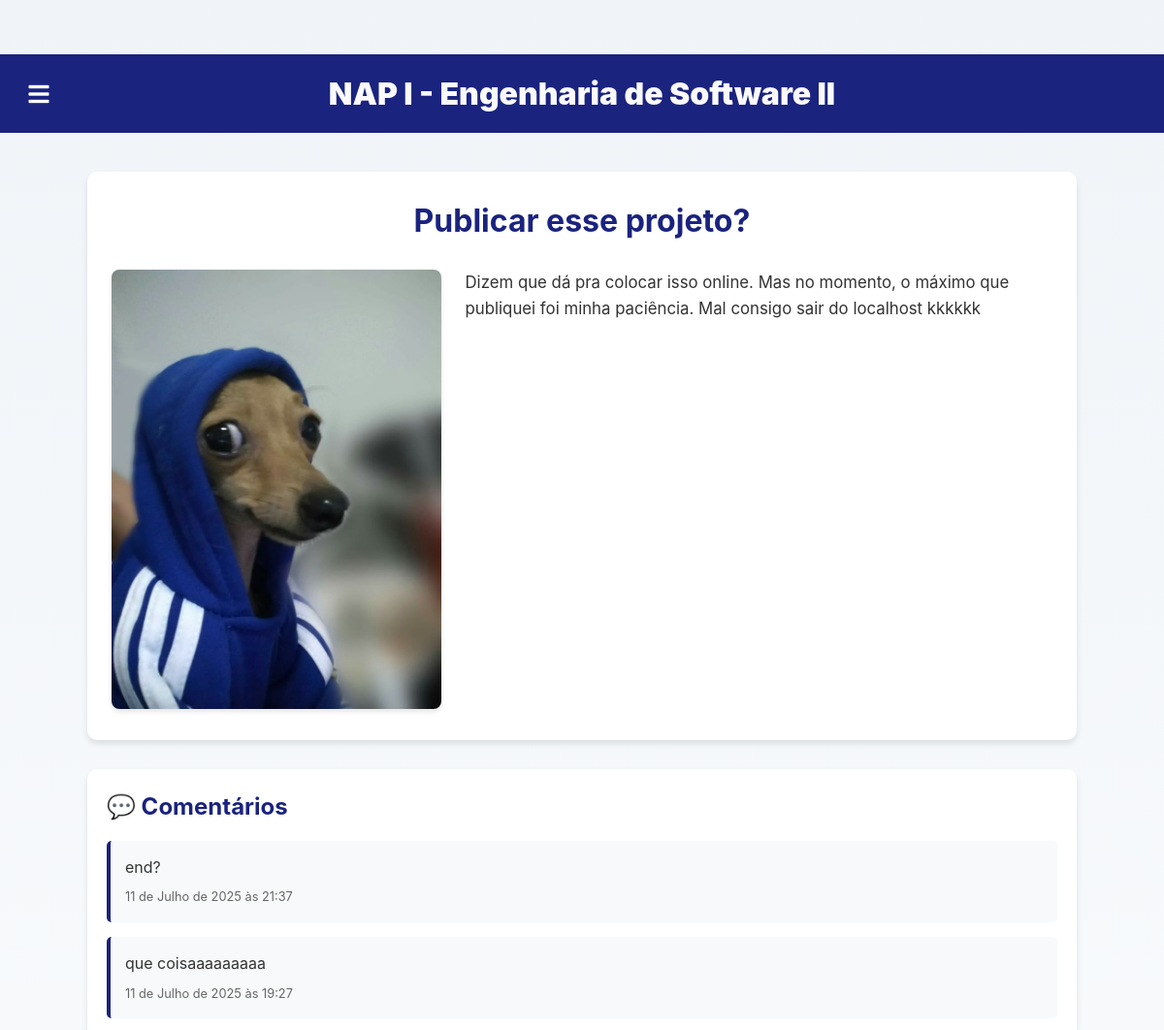
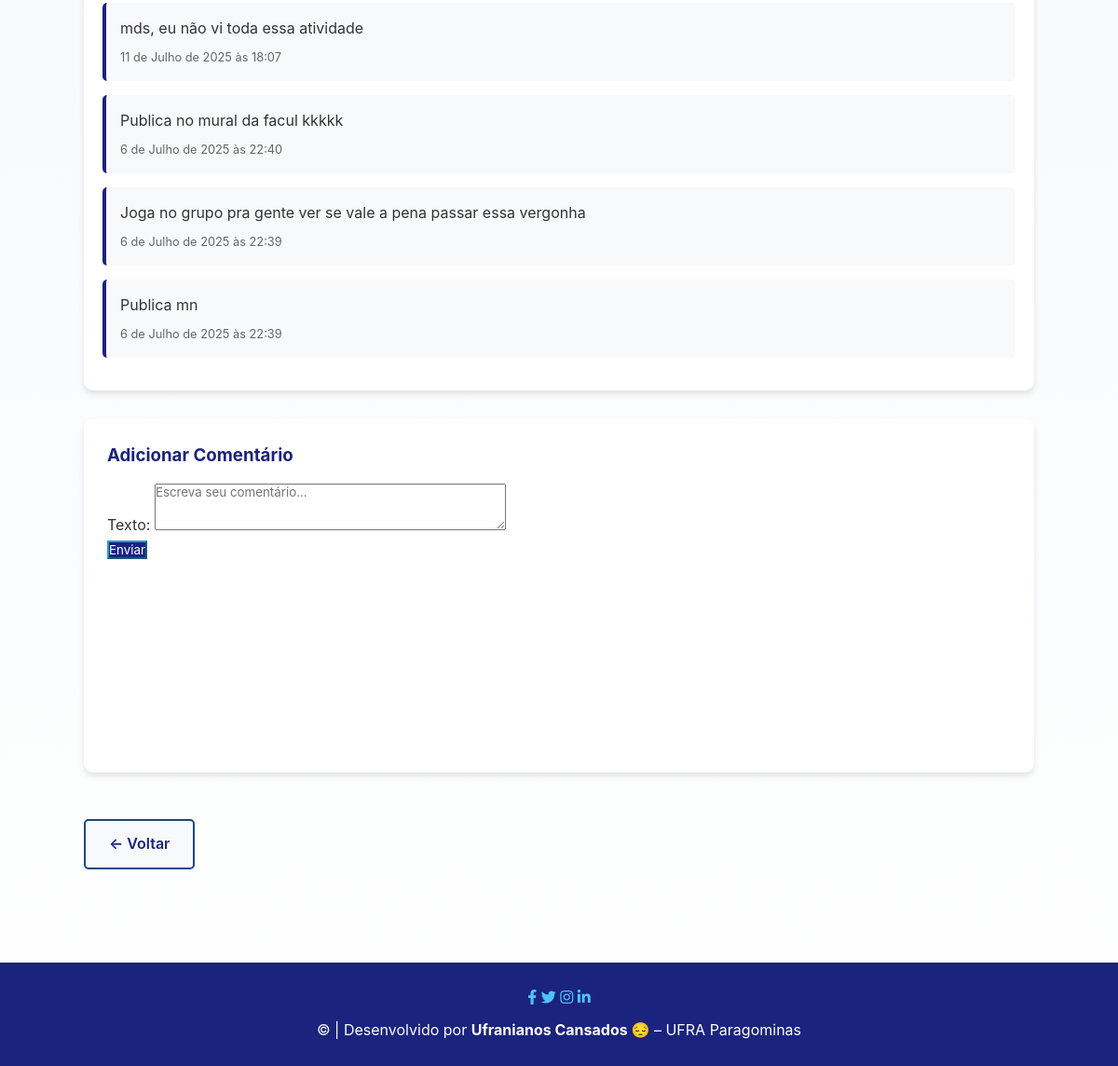
Page /4/ on the committed database (2 pictures, top to bottom).
### blog/models.py (models this page shows, shortened)
class Post(models.Model):
    titulo = models.CharField(max_length=200)
    texto = models.TextField()
    pub_date = models.DateTimeField(auto_now_add=True)
    imagem = models.ImageField(upload_to='imagens/')
    class Meta:
        verbose_name = 'Postagem'
        verbose_name_plural = 'Postagens'
        ordering = ['-pub_date']

class Comentario(models.Model):
    post = models.ForeignKey(Post, on_delete=models.CASCADE)
    texto = models.CharField(max_length=500)
    com_date = models.DateTimeField(auto_now_add=True)
    class Meta:
        verbose_name = 'Comentário'
        verbose_name_plural = 'Comentários'
        ordering = ['-com_date']

### blog/views.py (the view)
# urls.py: path('<int:post_id>/', views.detalhes, name='detalhes'),
def detalhes(request, post_id):
    post = get_object_or_404(Post, pk=post_id)
    comentarios = Comentario.objects.filter(post=post)
    if request.method == 'POST':
        form = ComentarioForm(request.POST)
        if form.is_valid():
            comentario = form.save(commit=False)
            comentario.post = post
            comentario.save()
            messages.success(request, '✔ Comentário adicionado com sucesso!')
            return redirect('index')
    else:
        form = ComentarioForm()
    return render(request, 'blog/detalhes.html', {
        'post': post,
        'comentarios': comentarios,
        'form': form
    })

### blog/forms.py
class ComentarioForm(forms.ModelForm):
    class Meta:
        model = Comentario
        fields = ['texto']
        widgets = {
            'texto': forms.Textarea(attrs={'rows': 3, 'placeholder': 'Escreva seu comentário...'}),
        }

### blog/templates/blog/detalhes.html (shortened to what this page needs)
{% extends 'blog/base.html' %}
{% load static %}
{% block content %}
<div class="container">
    <div class="card detalhe-card">
        <h1 class="card-title">{{ post.titulo }}</h1>
        <div class="post-content">
            {% if post.imagem %}
            <div class="post-image-container">
                <img src="{{ post.imagem.url }}" alt="{{ post.titulo }}" class="post-image">
            </div>
            {% endif %}
            <div class="post-text">
                <p class="card-text">{{ post.texto }}</p>
            </div>
        </div>
    </div>
    <div class="card comentarios-card">
        <h2>💬 Comentários</h2>
        {% for comentario in comentarios %}
        <div class="comentario">
            <p>{{ comentario.texto }}</p>
            <small class="comentario-data">{{ comentario.com_date }}</small>
        </div>
        {% empty %}
        <p class="empty-message">Ainda não há comentários. Seja o primeiro!</p>
        {% endfor %}
    </div>
    <div class="card form-card">
        <h3>Adicionar Comentário</h3>
        <form method="post" enctype="multipart/form-data">
            {{ form.as_p }}
            <button type="submit" class="btn-enviar">Enviar</button>
        </form>
    </div>
    <a href="{% url 'index' %}" class="btn-voltar">← Voltar</a>
</div>
{% endblock %}

### static/css/style.css (style rules this page uses)
* { margin: 0; padding: 0; box-sizing: border-box; font-family: 'Inter', sans-serif; }
body { background: linear-gradient(to bottom, #f0f4f8, #ffffff); color: #333; padding-top: 56px; line-height: 1.6; }
.container { max-width: 1100px; margin: 0 auto; padding: 20px; }
h1, h2, h3 { color: #1a237e; margin-bottom: 15px; }
.card { background: white; border-radius: 10px; overflow: hidden; box-shadow: 0 4px 6px rgba(0, 0, 0, 0.1); transition: all 0.3s; margin-bottom: 20px; display: flex; flex-direction: column; height: 100%; position: relative; min-height: 380px; }
.card-title { font-size: 1.2rem; margin-bottom: 10px; color: #1a237e; }
.card-text { flex-grow: 1; margin-bottom: 15px; }
.detalhe-card { background: white; border-radius: 10px; box-shadow: 0 4px 6px rgba(0, 0, 0, 0.1); padding: 25px; margin-bottom: 30px; }
.detalhe-card h1 { text-align: center; font-size: 2rem; margin-bottom: 25px; color: #1a237e; }
.post-content { display: flex; gap: 25px; }
.post-image-container { flex: 0 0 35%; }
.post-image { width: 100%; border-radius: 8px; box-shadow: 0 3px 5px rgba(0, 0, 0, 0.1); transition: transform 0.3s; }
.post-text { flex: 1; font-size: 1.05rem; }
.btn-primary, .btn-ver-detalhes, .btn-enviar { background-color: #1a237e; border-color: #28a0c5; color: white; transition: all 0.3s; }
.btn-voltar { display: inline-block; padding: 12px 25px; background: #f8f9fa; color: #1a237e; border: 2px solid #1a497e; border-radius: 5px; text-decoration: none; font-weight: 600; transition: all 0.3s; margin-top: 30px; }
.form-card { background: white; border-radius: 10px; box-shadow: 0 4px 6px rgba(0, 0, 0, 0.1); padding: 25px; margin-top: 30px; }
.comentarios-card { background: white; border-radius: 10px; box-shadow: 0 4px 6px rgba(0, 0, 0, 0.1); padding: 20px; margin-top: 30px; }
.comentario { background: #f8f9fa; padding: 15px; border-left: 4px solid #1a237e; border-radius: 5px; margin-bottom: 15px; }
.comentario-data { font-size: 0.8rem; color: #666; display: block; margin-top: 8px; }

### rows in the picture
Post: titulo "Publicar esse projeto?", imagem (picture), texto "Dizem que dá pra colocar isso online. Mas no momento, o máximo que publiquei foi minha paciência. Mal consigo sair do localhost kkkkkk"
Comentario: texto "end?", com_date "11 de Julho de 2025 às 21:37"
Comentario: texto "que coisaaaaaaaaa", com_date "11 de Julho de 2025 às 19:27"
Comentario: texto "mds, eu não vi toda essa atividade", com_date "11 de Julho de 2025 às 18:07"
Comentario: texto "Publica no mural da facul kkkkk", com_date "6 de Julho de 2025 às 22:40"
Comentario: texto "Joga no grupo pra gente ver se vale a pena passar essa vergonha", com_date "6 de Julho de 2025 às 22:39"
Comentario: texto "Publica mn", com_date "6 de Julho de 2025 às 22:39"
